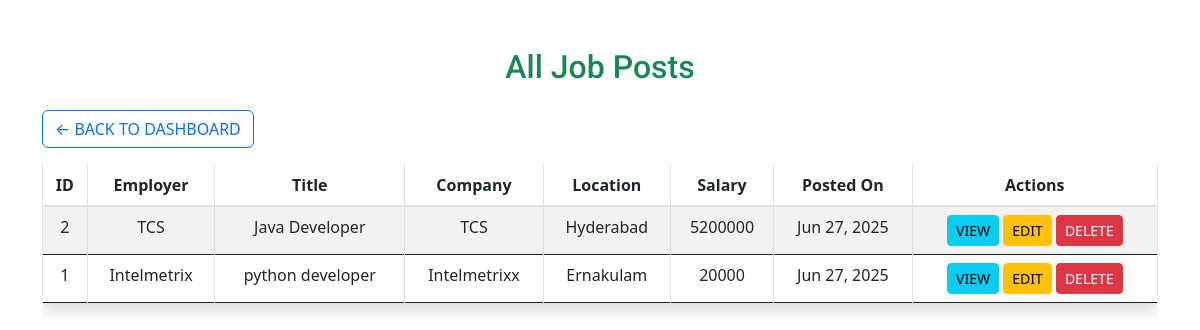
Page /dashboard/jobs/ on the committed database.
### job/models.py (models this page shows, shortened)
class JobPost(models.Model):
    employer = models.ForeignKey(Employer, on_delete=models.CASCADE)  # Link to employer
    company_name = models.CharField(max_length=255)
    job_title = models.CharField(max_length=255)
    location = models.CharField(max_length=100)
    salary = models.CharField(max_length=100)
    job_description = models.TextField()
    posted_on = models.DateTimeField(auto_now_add=True)

class Employer(models.Model):
    company_name = models.CharField(max_length=255)
    email = models.EmailField(unique=True)
    username = models.CharField(max_length=150, unique=True)
    password = models.CharField(max_length=100)  # Optional: Use hash in real apps
    is_active = models.BooleanField(default=True)  # In case admin wants to deactivate them

### job/views.py (the view)
# urls.py: path('dashboard/jobs/', views.admin_job_list, name='admin_job_list'),
def admin_job_list(request):
    jobs = JobPost.objects.all().order_by('-posted_on')
    return render(request, 'admin_job_list.html', {'jobs': jobs})

### templates/admin_job_list.html
{% extends 'base.html' %}
{% block content %}
<div class="container mt-5">
    <h2 class="text-center text-success mb-4">All Job Posts</h2>
    <div class="mb-3 text-start">
        <a href="{% url 'admin_dashboard' %}" class="btn btn-outline-primary">← Back to Dashboard</a>
    </div>
    <div class="table-responsive">
        <table class="table table-bordered table-striped text-center shadow">
            <thead class="bg-success text-white">
                <tr>
                    <th>ID</th>
                    <th>Employer</th>
                    <th>Title</th>
                    <th>Company</th>
                    <th>Location</th>
                    <th>Salary</th>
                    <th>Posted On</th>
                    <th>Actions</th>
                </tr>
            </thead>
            <tbody>
                {% for job in jobs %}
                <tr>
                    <td>{{ job.id }}</td>
                     <td>{{ job.employer.company_name }}</td>
                    <td>{{ job.job_title }}</td>
                    <td>{{ job.company_name }}</td>
                    <td>{{ job.location }}</td>
                    <td>{{ job.salary }}</td>
                    <td>{{ job.posted_on|date:"M d, Y" }}</td>
                    <td>
                        <a href="{% url 'admin_job_view' job.id %}" class="btn btn-sm btn-info">View</a>
                        <a href="{% url 'admin_job_edit' job.id %}" class="btn btn-sm btn-warning">Edit</a>
                        <a href="{% url 'admin_job_delete' job.id %}" class="btn btn-sm btn-danger"
                           onclick="return confirm('Delete this job?');">Delete</a>
                    </td>
                </tr>
                {% empty %}
                <tr><td colspan="7">No jobs found.</td></tr>
                {% endfor %}
            </tbody>
        </table>
    </div>
</div>
{% endblock %}

### templates/base.html (shortened to what this page needs)
{% load static %}
<!doctype html>
<html lang="en">
<head>
    <link rel="stylesheet" href="{% static 'css/bootstrap.min.css' %}">
    <link rel="stylesheet" href="{% static 'css/owl.carousel.min.css' %}">
    <link rel="stylesheet" href="{% static 'css/animate.min.css' %}">
    <link rel="stylesheet" href="{% static 'css/magnific-popup.css' %}">
    <link rel="stylesheet" href="{% static 'css/fontawesome-all.min.css' %}">
    <link rel="stylesheet" href="{% static 'css/themify-icons.css' %}">
    <link rel="stylesheet" href="{% static 'css/slick.css' %}">
    <link rel="stylesheet" href="{% static 'css/meanmenu.css' %}">
    <link rel="stylesheet" href="{% static 'css/default.css' %}">
    <link rel="stylesheet" href="{% static 'css/style.css' %}">
    <link rel="stylesheet" href="{% static 'css/responsive.css' %}">
    <link href="https://cdn.jsdelivr.net/npm/bootstrap@5.3.0/dist/css/bootstrap.min.css" rel="stylesheet">
</head>
<body>
    {% block content %}{% endblock %}
</body>
</html>

### static/css/default.css (style rules this page uses)
.mt-5 { margin-top: 5px; }

### static/css/style.css (style rules this page uses)
body { font-family: 'Open Sans', sans-serif; font-weight: normal; font-style: normal; }
a, button { transition: all 0.3s ease-out 0s; cursor: pointer; }
a, button { color: #1696e7; outline: medium none; }
h1, h2, h3, h4, h5, h6 { font-family: 'Roboto', sans-serif; font-weight: normal; color: #313131; margin-top: 0px; font-style: normal; font-weight: 400; }
h2 { font-size: 35px; }
*::placeholder { color: #555555; font-size: 14px; opacity: 1; }
.btn { -moz-user-select: none; background: #fdc800; border: medium none; border-radius: 0; color: #002147; cursor: pointer; display: inline-block; font-size: 14px; font-weight: 700; line-height: 1; margin-bottom: 0; padding: 19px 29px; text-align: center; text-transform: uppercase; touch-action: manipulation; transition: all 0.3s ease 0s; vertical-align: middle; white-space: nowrap; }

### rows in the picture
JobPost: id "2", employer.company_name "TCS", job_title "Java Developer", company_name "TCS", location "Hyderabad", salary "5200000", posted_on "Jun 27, 2025"
JobPost: id "1", employer.company_name "Intelmetrix", job_title "python developer", company_name "Intelmetrixx", location "Ernakulam", salary "20000", posted_on "Jun 27, 2025"
